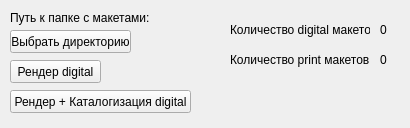
<?xml version="1.0" encoding="UTF-8"?>
<ui version="4.0">
 <class>MainWindow</class>
 <widget class="QMainWindow" name="MainWindow">
  <property name="windowModality">
   <enum>Qt::NonModal</enum>
  </property>
  <property name="geometry">
   <rect>
    <x>0</x>
    <y>0</y>
    <width>410</width>
    <height>128</height>
   </rect>
  </property>
  <property name="mouseTracking">
   <bool>false</bool>
  </property>
  <property name="windowTitle">
   <string>Mp4Renderer</string>
  </property>
  <property name="windowIcon">
   <iconset>
    <normaloff>C:/Users/olegs/OneDrive/Рабочий стол/photo_2021-05-11_11-55-45.ico</normaloff>C:/Users/olegs/OneDrive/Рабочий стол/photo_2021-05-11_11-55-45.ico</iconset>
  </property>
  <widget class="QWidget" name="centralwidget">
   <widget class="QLabel" name="label">
    <property name="geometry">
     <rect>
      <x>10</x>
      <y>10</y>
      <width>141</width>
      <height>16</height>
     </rect>
    </property>
    <property name="text">
     <string>Путь к папке с макетами:</string>
    </property>
   </widget>
   <widget class="QLabel" name="label_3">
    <property name="geometry">
     <rect>
      <x>230</x>
      <y>20</y>
      <width>140</width>
      <height>20</height>
     </rect>
    </property>
    <property name="text">
     <string>Количество digital макетов:</string>
    </property>
   </widget>
   <widget class="QPushButton" name="pushButton">
    <property name="geometry">
     <rect>
      <x>10</x>
      <y>30</y>
      <width>121</width>
      <height>23</height>
     </rect>
    </property>
    <property name="text">
     <string>Выбрать директорию</string>
    </property>
   </widget>
   <widget class="QPushButton" name="pushButton_2">
    <property name="geometry">
     <rect>
      <x>10</x>
      <y>60</y>
      <width>91</width>
      <height>23</height>
     </rect>
    </property>
    <property name="text">
     <string>Рендер digital</string>
    </property>
   </widget>
   <widget class="QPushButton" name="pushButton_3">
    <property name="geometry">
     <rect>
      <x>10</x>
      <y>90</y>
      <width>181</width>
      <height>23</height>
     </rect>
    </property>
    <property name="text">
     <string>Рендер + Каталогизация digital</string>
    </property>
   </widget>
   <widget class="QLabel" name="label_2">
    <property name="geometry">
     <rect>
      <x>230</x>
      <y>50</y>
      <width>140</width>
      <height>20</height>
     </rect>
    </property>
    <property name="text">
     <string>Количество print макетов:</string>
    </property>
   </widget>
   <widget class="QLabel" name="label_4">
    <property name="geometry">
     <rect>
      <x>380</x>
      <y>20</y>
      <width>47</width>
      <height>20</height>
     </rect>
    </property>
    <property name="text">
     <string>0</string>
    </property>
   </widget>
   <widget class="QLabel" name="label_5">
    <property name="geometry">
     <rect>
      <x>380</x>
      <y>50</y>
      <width>47</width>
      <height>20</height>
     </rect>
    </property>
    <property name="text">
     <string>0</string>
    </property>
   </widget>
  </widget>
 </widget>
 <resources/>
 <connections/>
</ui>
